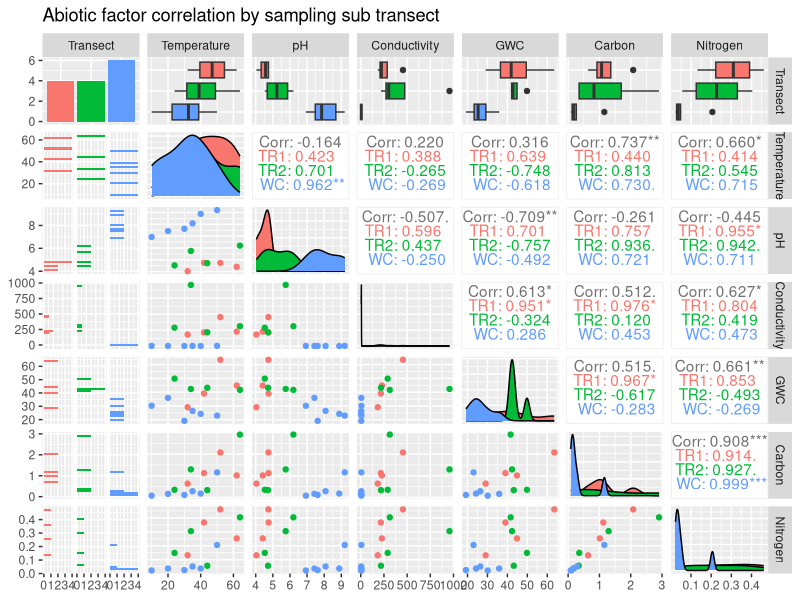
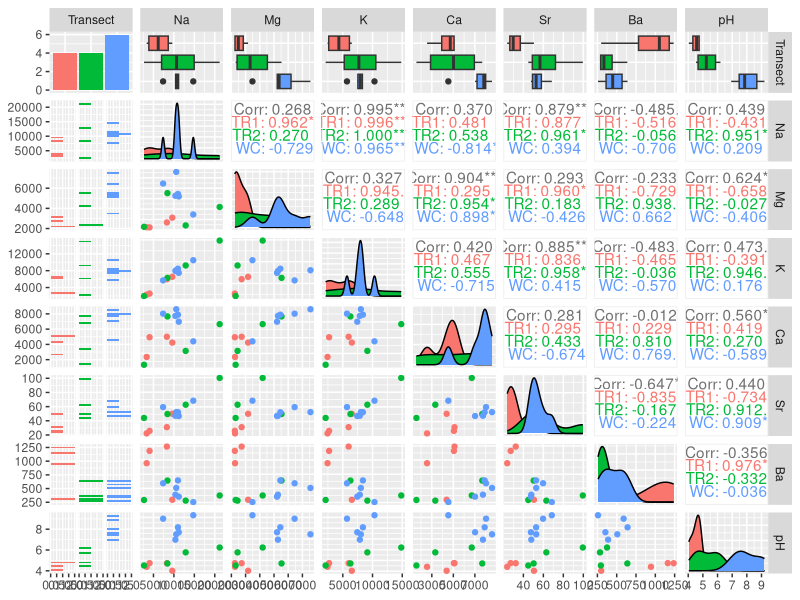
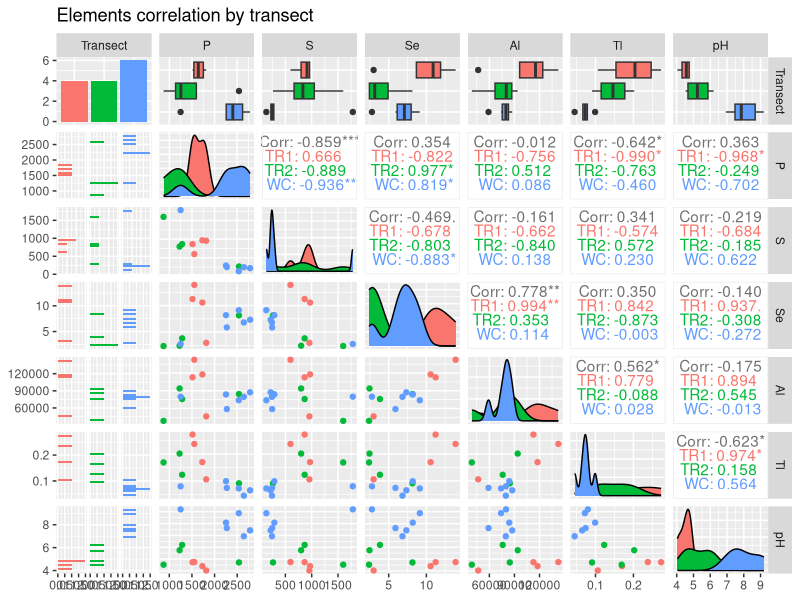
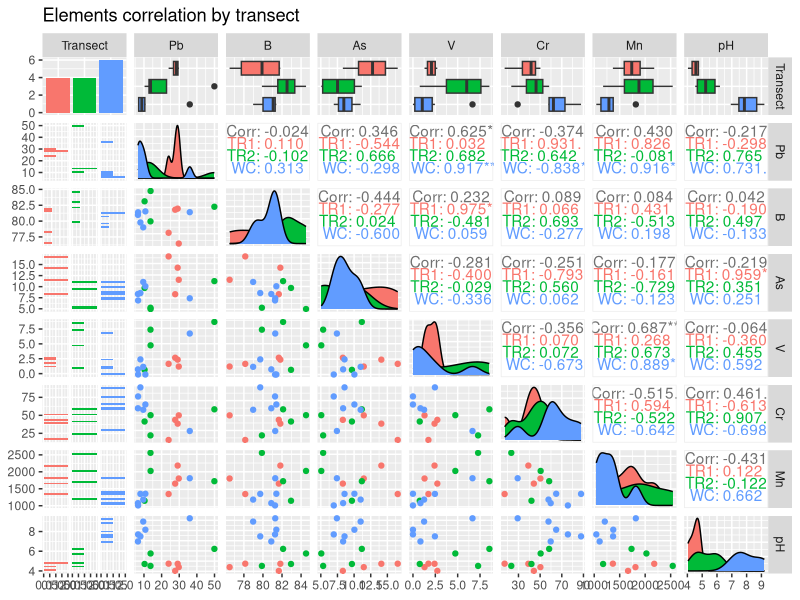
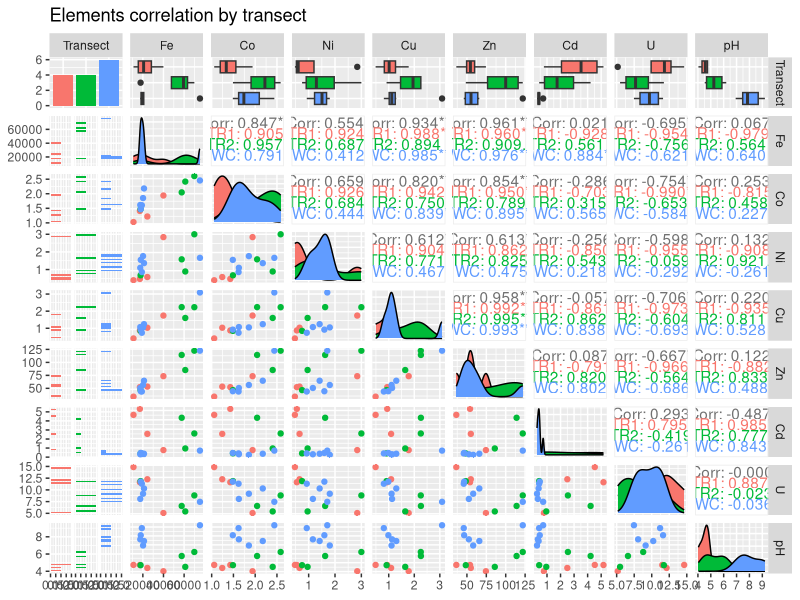
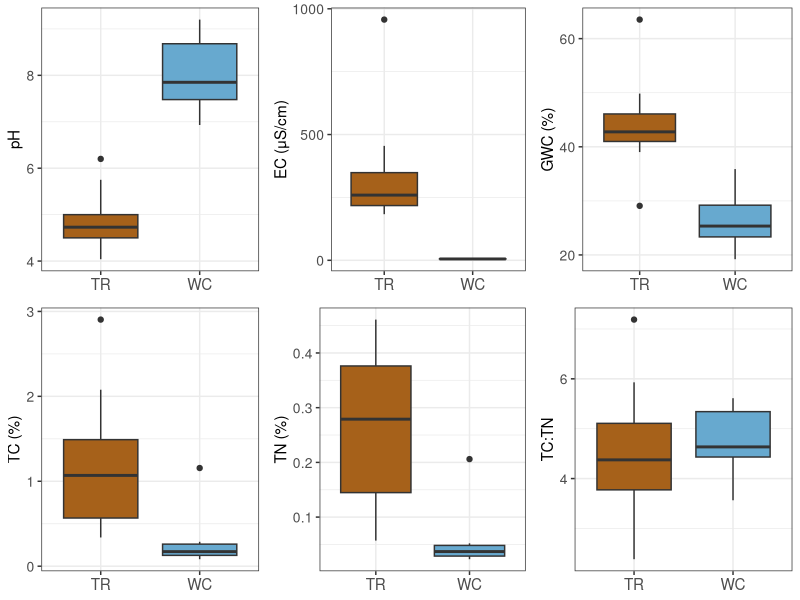
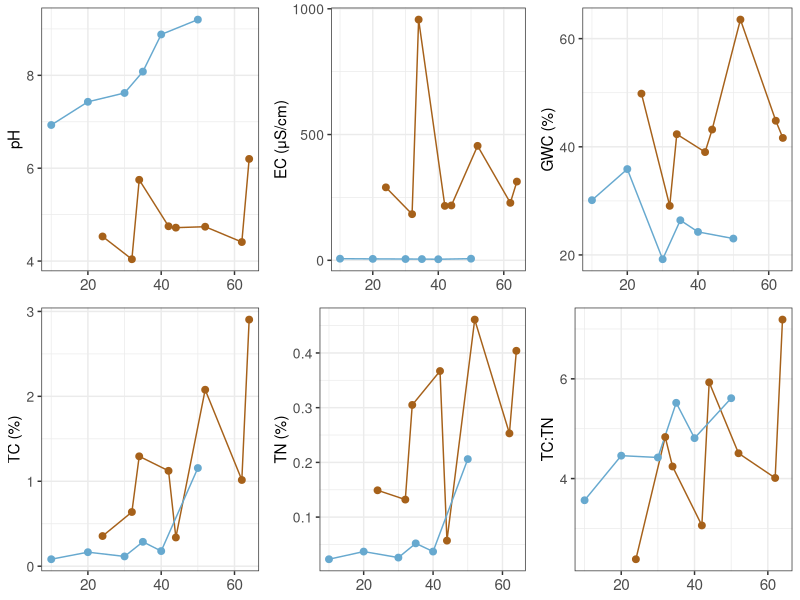
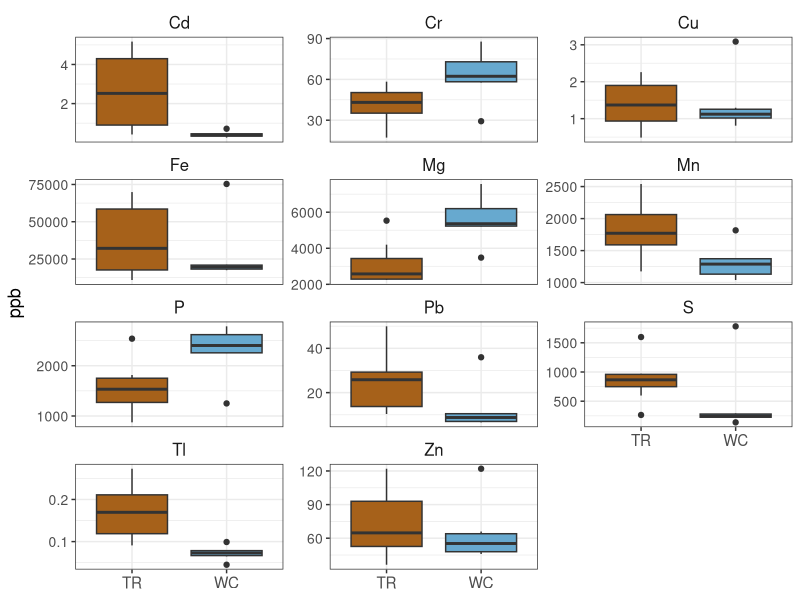

Source code (R) for these figures, in order:
## ---- chunk 1
knitr::opts_chunk$set(echo = TRUE,
                      message = FALSE, 
                      warning=FALSE,
                      fig.align = "left",
                      fig.width = 10,
                      fig.height = 6)
## ---- chunk 2

# Libraries
library("tidyverse")       # data wrangling and visualisation   
library("corrplot")        # graphical display of a correlation matrix
library("GGally")          # ggplot2 extension for plots - inspect several plots together
library("vegan")           # multivariate analysis
library("patchwork")       # arrange plots
library ("cowplot")        # set a theme
library("here")            # set the path to the folder 
library("viridis")          # for color palettes
library("ggpubr")         # for arranging plots

set.seed(57)
## ---- chunk 3
# Load the data
envdata <-  read.csv("Erebus_env_data.csv", header = TRUE, row.names = 1)

## ---- chunk 4
# Abiotic factors

# Create abiotic factors data table
abiotic <- envdata[,1:9]

# Inspect the data for correlations between factors - using GGally

abiotic %>% 
  select(Transect, Temperature, pH, Conductivity, GWC, Carbon, Nitrogen) %>%
  ggpairs(aes(color = Transect)) +
  ggtitle("Abiotic factor correlation by sampling sub transect")

# Do any of the elements show correlations with pH? Answer: not really, best is
# Mg, correlation of 0.6 with pH.

icp_el <- envdata[,1:33]

icp_el %>%
  select(Transect, Na, Mg, K, Ca, Sr, Ba, pH) %>%
  ggpairs(aes(color = Transect))

icp_el %>%
  select(Transect, P, S, Se, Al, Tl, pH) %>%
  ggpairs(aes(color = Transect)) +
  ggtitle("Elements correlation by transect")

icp_el %>%
  select(Transect, Pb, B, As, V, Cr, Mn, pH) %>%
  ggpairs(aes(color = Transect)) +
  ggtitle("Elements correlation by transect")

icp_el %>%
  select(Transect, Fe, Co, Ni, Cu, Zn, Cd, U, pH) %>%
  ggpairs(aes(color = Transect)) +
  ggtitle("Elements correlation by transect")

## ---- chunk 5
### stats for env parameters
abiotic <- abiotic %>% mutate(`C:N` = Carbon / Nitrogen)

t.test(pH~Site, data = abiotic)
t.test(Conductivity~Site, data = abiotic)
t.test(GWC~Site, data = abiotic)
t.test(Carbon~Site, data = abiotic)
t.test(Nitrogen~Site, data = abiotic)
t.test(`C:N`~Site, data = abiotic)

#pH, EC, GWC, TC, TN are all significant between TR and WC
## ---- chunk 6

### Analyse data by temperature in each site
### First make column with C:N
abiotic["Site"][abiotic["Site"] == "Tramway Ridge"] <- "TR"
abiotic["Site"][abiotic["Site"] == "Western Crater"] <- "WC"

temp_pH_avg <- ggplot(data = abiotic, aes(x = Site, y = pH,
                                          fill = Site)) +
  geom_boxplot() +
  ylab("pH") +
  theme_bw() +
  scale_fill_manual(values=c("#a6611a", "#67a9cf")) +
    scale_y_continuous(n.breaks = 4) +
  theme(
    axis.title.x = element_blank (),
    axis.text.x  = element_text(size=11),
    axis.title.y = element_text(size=11),
    axis.text.y  = element_text(size=10),
    strip.text = element_text(size=13),
    strip.background = element_blank(),
    legend.position="none")

temp_conductivity_avg <- ggplot(data = abiotic, aes(x = Site, y = Conductivity,
                                                    fill = Site)) +
  geom_boxplot() +
  scale_y_log10() +
  ylab("EC (μS/cm)") +
  theme_bw() +
  scale_fill_manual(values=c("#a6611a", "#67a9cf")) +
    scale_y_continuous(n.breaks = 4) +
  theme(
    axis.title.x = element_blank (),
    axis.text.x  = element_text(size=11),
    axis.title.y = element_text(size=11),
    axis.text.y  = element_text(size=10),
    strip.text = element_text(size=13),
    strip.background = element_blank(),
    legend.position="none")

temp_gwc_avg <- ggplot(data = abiotic, aes(x = Site, y = GWC,
                                           fill = Site)) +
  geom_boxplot() +
  ylab("GWC (%)") +
  scale_fill_manual(values=c("#a6611a", "#67a9cf")) +
    scale_y_continuous(n.breaks = 4) +
  theme_bw() +
  theme(
    axis.title.x = element_blank (),
    axis.text.x  = element_text(size=11),
    axis.title.y = element_text(size=11),
    axis.text.y  = element_text(size=10),
    strip.text = element_text(size=13),
    strip.background = element_blank(),
    legend.position = "none")

temp_carbon_avg <- ggplot(data = abiotic, aes(x = Site, y = Carbon,
                                              fill = Site)) +
  geom_boxplot() +
  ylab("TC (%)") +
  scale_fill_manual(values=c("#a6611a", "#67a9cf")) +
    scale_y_continuous(n.breaks = 4) +
  theme_bw() +
  theme(
    axis.title.x = element_blank (),
    axis.text.x  = element_text(size=11),
    axis.title.y = element_text(size=11),
    axis.text.y  = element_text(size=10),
    strip.text = element_text(size=13),
    strip.background = element_blank(),
    legend.position="none")

temp_nitrogen_avg <- ggplot(data = abiotic, aes(x = Site, y = Nitrogen,
                                                fill = Site)) +
  geom_boxplot() +
  ylab("TN (%)") +
  scale_fill_manual(values=c("#a6611a", "#67a9cf")) +
    scale_y_continuous(n.breaks = 4) +
  theme_bw() +
  theme(
    axis.title.x = element_blank(),
    axis.text.x  = element_text(size=11),
    axis.title.y = element_text(size=11),
    axis.text.y  = element_text(size=10),
    strip.text = element_text(size=13),
    strip.background = element_blank(),
    legend.position="none")

temp_cn_avg <- ggplot(data = abiotic, aes(x = Site, y = `C:N`,
                                          fill = Site)) +
  geom_boxplot() +
  ylab("TC:TN") +
  scale_fill_manual(values=c("#a6611a", "#67a9cf")) +
    scale_y_continuous(n.breaks = 4) +
  theme_bw() +
  theme(
    axis.title.x = element_blank (),
    axis.text.x  = element_text(size=11),
    axis.title.y = element_text(size=11),
    axis.text.y  = element_text(size=10),
    strip.text = element_text(size=13),
    strip.background = element_blank(),
    legend.position="none")

###
### within site variability
###

temp_pH <- ggplot(data = abiotic, aes(x = Temperature, y = pH)) +
  geom_line(aes(colour = Site)) +
  geom_point(aes(colour=Site), size=2) +
  ylab("pH") +
  theme_bw() +
  scale_colour_manual(values=c("#a6611a", "#67a9cf")) +
    scale_y_continuous(n.breaks = 4) +
  theme(
    axis.title.x = element_blank (),
    axis.text.x  = element_text(size=11),
    axis.title.y = element_text(size=11),
    axis.text.y  = element_text(size=10),
    strip.text = element_text(size=13),
    strip.background = element_blank(),
    legend.position="none")

temp_conductivity <- ggplot(data = abiotic, aes(x = Temperature, y = Conductivity)) +
  geom_line(aes(colour = Site)) +
  geom_point(aes(colour=Site), size=2) +
  scale_y_log10() +
  ylab("EC (μS/cm)") +
  theme_bw() +
  scale_colour_manual(values=c("#a6611a", "#67a9cf")) +
    scale_y_continuous(n.breaks = 4) +
  theme(
    axis.title.x = element_blank (),
    axis.text.x  = element_text(size=11),
    axis.title.y = element_text(size=11),
    axis.text.y  = element_text(size=10),
    strip.text = element_text(size=13),
    strip.background = element_blank(),
    legend.position="none")

temp_gwc <- ggplot(data = abiotic, aes(x = Temperature, y = GWC)) +
  geom_line(aes(colour = Site)) +
  geom_point(aes(colour=Site), size=2) +
  ylab("GWC (%)") +
  scale_colour_manual(values=c("#a6611a", "#67a9cf")) +
    scale_y_continuous(n.breaks = 4) +
  theme_bw() +
  theme(
    axis.title.x = element_blank (),
    axis.text.x  = element_text(size=11),
    axis.title.y = element_text(size=11),
    axis.text.y  = element_text(size=10),
    strip.text = element_text(size=13),
    strip.background = element_blank(),
    legend.position = "none")

temp_carbon <- ggplot(data = abiotic, aes(x = Temperature, y = Carbon)) +
  geom_line(aes(colour = Site)) +
  geom_point(aes(colour=Site), size=2) +
  ylab("TC (%)") +
  scale_colour_manual(values=c("#a6611a", "#67a9cf")) +
    scale_y_continuous(n.breaks = 4) +
  theme_bw() +
  theme(
    axis.title.x = element_blank (),
    axis.text.x  = element_text(size=11),
    axis.title.y = element_text(size=11),
    axis.text.y  = element_text(size=10),
    strip.text = element_text(size=13),
    strip.background = element_blank(),
    legend.position="none")

temp_nitrogen <- ggplot(data = abiotic, aes(x = Temperature, y = Nitrogen)) +
  geom_line(aes(colour = Site)) +
  geom_point(aes(colour=Site), size=2) +
  ylab("TN (%)") +
  scale_colour_manual(values=c("#a6611a", "#67a9cf")) +
    scale_y_continuous(n.breaks = 4) +
  theme_bw() +
  theme(
    axis.title.x = element_blank(),
    axis.text.x  = element_text(size=11),
    axis.title.y = element_text(size=11),
    axis.text.y  = element_text(size=10),
    strip.text = element_text(size=13),
    strip.background = element_blank(),
    legend.position="none")

temp_cn <- ggplot(data = abiotic, aes(x = Temperature, y = `C:N`)) +
  geom_line(aes(colour = Site)) +
  geom_point(aes(colour=Site), size=2) +
  ylab("TC:TN") +
  scale_colour_manual(values=c("#a6611a", "#67a9cf")) +
    scale_y_continuous(n.breaks = 4) +
  theme_bw() +
  theme(
    axis.title.x = element_blank (),
    axis.text.x  = element_text(size=11),
    axis.title.y = element_text(size=11),
    axis.text.y  = element_text(size=10),
    strip.text = element_text(size=13),
    strip.background = element_blank(),
    legend.position="none")

env_box <- ggarrange(temp_pH_avg, temp_conductivity_avg, temp_gwc_avg, 
          temp_carbon_avg, temp_nitrogen_avg, temp_cn_avg,
          ncol = 3,
          nrow = 2)
          
          
env_lines <- ggarrange(temp_pH, temp_conductivity, temp_gwc, 
          temp_carbon, temp_nitrogen, temp_cn,
          ncol = 3, nrow = 2)

env_box
env_lines

## ---- chunk 7
### Metals
# # Start by selecting the metals we saw that may be different between transects

t.test(Na~Site, data = envdata)
t.test(Mg~Site, data = envdata)
t.test(K~Site, data = envdata)
t.test(Ca~Site, data = envdata)
t.test(Sr~Site, data = envdata)
t.test(Ba~Site, data = envdata)
t.test(P~Site, data = envdata)
t.test(S~Site, data = envdata)
t.test(Se~Site, data = envdata)
t.test(Al~Site, data = envdata)
t.test(Tl~Site, data = envdata)
t.test(Pb~Site, data = envdata)
t.test(B~Site, data = envdata)
t.test(As~Site, data = envdata)
t.test(V~Site, data = envdata)
t.test(Cr~Site, data = envdata)
t.test(Mn~Site, data = envdata)
t.test(Fe~Site, data = envdata)
t.test(Co~Site, data = envdata)
t.test(Ni~Site, data = envdata)
t.test(Cu~Site, data = envdata)
t.test(Zn~Site, data = envdata)
t.test(Cd~Site, data = envdata)
t.test(U~Site, data = envdata)

#Mg, P, Tl, Cr, Mn, and Cd are all significant. S, Cu, Fe, Zn, and Pb have interesting temp patterns
## ---- chunk 8
#ICPMS plotting

metals3<- envdata %>%
  select(Site, Temperature, Mg, P, Tl, Cr, Mn, Cd, S, Cu, Fe, Zn, Pb) 

metals3["Site"][metals3["Site"] == "Tramway Ridge"] <- "TR"
metals3["Site"][metals3["Site"] == "Western Crater"] <- "WC"

metals3 <- metals3 %>%
  pivot_longer(!c(Site, Temperature), names_to ="Element", values_to = "values")

plot_metal3_box <- ggplot(metals3, aes(x = Site, y = values,
                                       fill = Site)) + 
  geom_boxplot() +
  facet_wrap(Element~., scales = "free_y", ncol = 3) +
  ylab("ppb") +
  #xlab("Temperature (\u00b0C)") +
  theme_bw() +
  scale_y_continuous(n.breaks = 4) +
  scale_fill_manual(values=c("#a6611a", "#67a9cf")) +
  theme(
    axis.title.x = element_blank(),
    axis.text.x = element_text(size=11),
    axis.title.y = element_text(size=13),
    axis.text.y  = element_text(size=10),
    strip.text = element_text(size=12),
    strip.background = element_blank(),
    legend.position = "none")

plot_metal3_lines <- ggplot(metals3, aes(x = Temperature, y = values)) + 
  geom_line(aes(color = Site)) +
  geom_point(aes(colour = Site), size=2) +
  facet_wrap(Element~., scales = "free_y", ncol = 3) +
  ylab("ppb") +
  #xlab("Temperature (\u00b0C)") +
  theme_bw() +
  scale_colour_manual(values=c("#a6611a", "#67a9cf")) +
  scale_y_continuous(n.breaks = 4) +
  theme(
    axis.title.x = element_blank(),
    axis.text.x = element_text(size=11),
    axis.title.y = element_text(size=13),
    axis.text.y  = element_text(size=10),
    strip.text = element_text(size=12),
    strip.background = element_blank(),
    legend.position = "none")

plot_metal3_box
plot_metal3_lines

## ---- chunk 9
all_geochem <- ggarrange(env_box, env_lines,
                         plot_metal3_box, plot_metal3_lines,
          labels = c("A","B","C","D"),
          ncol = 2,
          nrow = 2,
          heights = c(0.9, 1.5),
          common.legend = TRUE,
          legend = "bottom")

all_geochem

#ggsave("Figure 2A-D.png", all_geochem, width = 240, height = 160, units = "mm", dpi = 300)

#ggsave("Figure 2A-D.svg", all_geochem, width = 240, height = 160, units = "mm", dpi = 300)

## ---- chunk 10
### stats for env parameters
abiotic_tr <- abiotic %>% mutate(`C:N` = Carbon / Nitrogen) %>%
    filter(., Transect != "WC")

t.test(pH~Transect, data = abiotic_tr)
t.test(Conductivity~Transect, data = abiotic_tr)
t.test(GWC~Transect, data = abiotic_tr)
t.test(Carbon~Transect, data = abiotic_tr)
t.test(Nitrogen~Transect, data = abiotic_tr)
t.test(`C:N`~Transect, data = abiotic_tr)

#nothing is significant
## ---- chunk 11

### Analyse data by temperature in TR

temp_pH_avg_tr <- ggplot(data = abiotic_tr, aes(x = Transect, y = pH,
                                          fill = Transect)) +
  geom_boxplot() +
  ylab("pH") +
  theme_bw() +
  scale_fill_manual(values=c("#b2182b","#ef8a62")) +
    scale_y_continuous(n.breaks = 4) +
  theme(
    axis.title.x = element_blank (),
    axis.text.x  = element_text(size=11),
    axis.title.y = element_text(size=11),
    axis.text.y  = element_text(size=10),
    strip.text = element_text(size=13),
    strip.background = element_blank(),
    legend.position="none")

temp_conductivity_avg_tr <- ggplot(data = abiotic_tr, aes(x = Transect, y = Conductivity,
                                                    fill = Transect)) +
  geom_boxplot() +
  ylab("EC (μS/cm)") +
  theme_bw() +
  scale_fill_manual(values=c("#b2182b","#ef8a62")) +
      scale_y_continuous(n.breaks = 4) +
  theme(
    axis.title.x = element_blank (),
    axis.text.x  = element_text(size=11),
    axis.title.y = element_text(size=11),
    axis.text.y  = element_text(size=10),
    strip.text = element_text(size=13),
    strip.background = element_blank(),
    legend.position="none")

temp_gwc_avg_tr <- ggplot(data = abiotic_tr, aes(x = Transect, y = GWC,
                                           fill = Transect)) +
  geom_boxplot() +
  ylab("GWC (%)") +
  scale_fill_manual(values=c("#b2182b","#ef8a62")) +
    scale_y_continuous(n.breaks = 4) +
  theme_bw() +
  theme(
    axis.title.x = element_blank (),
    axis.text.x  = element_text(size=11),
    axis.title.y = element_text(size=11),
    axis.text.y  = element_text(size=10),
    strip.text = element_text(size=13),
    strip.background = element_blank(),
    legend.position = "none")

temp_carbon_avg_tr <- ggplot(data = abiotic_tr, aes(x = Transect, y = Carbon,
                                              fill = Transect)) +
  geom_boxplot() +
  ylab("TC (%)") +
  scale_fill_manual(values=c("#b2182b","#ef8a62")) +
    scale_y_continuous(n.breaks = 4) +
  theme_bw() +
  theme(
    axis.title.x = element_blank (),
    axis.text.x  = element_text(size=11),
    axis.title.y = element_text(size=11),
    axis.text.y  = element_text(size=10),
    strip.text = element_text(size=13),
    strip.background = element_blank(),
    legend.position="none")

temp_nitrogen_avg_tr <- ggplot(data = abiotic_tr, aes(x = Transect, y = Nitrogen,
                                                fill = Transect)) +
  geom_boxplot() +
  ylab("TN (%)") +
  scale_fill_manual(values=c("#b2182b","#ef8a62")) +
    scale_y_continuous(n.breaks = 4) +
  theme_bw() +
  theme(
    axis.title.x = element_blank(),
    axis.text.x  = element_text(size=11),
    axis.title.y = element_text(size=11),
    axis.text.y  = element_text(size=10),
    strip.text = element_text(size=13),
    strip.background = element_blank(),
    legend.position="none")

temp_cn_avg_tr <- ggplot(data = abiotic_tr, aes(x = Transect, y = `C:N`,
                                          fill = Transect)) +
  geom_boxplot() +
  ylab("TC:TN") +
  scale_fill_manual(values=c("#b2182b","#ef8a62")) +
    scale_y_continuous(n.breaks = 4) +
  theme_bw() +
  theme(
    axis.title.x = element_blank (),
    axis.text.x  = element_text(size=11),
    axis.title.y = element_text(size=11),
    axis.text.y  = element_text(size=10),
    strip.text = element_text(size=13),
    strip.background = element_blank(),
    legend.position="none")

###
### within site variability
###

temp_pH_tr <- ggplot(data = abiotic_tr, aes(x = Temperature, y = pH)) +
  geom_line(aes(colour = Transect)) +
  geom_point(aes(colour=Transect), size=2) +
  ylab("pH") +
  theme_bw() +
  scale_colour_manual(values=c("#b2182b","#ef8a62")) +
    scale_y_continuous(n.breaks = 4) +
  theme(
    axis.title.x = element_blank (),
    axis.text.x  = element_text(size=11),
    axis.title.y = element_text(size=11),
    axis.text.y  = element_text(size=10),
    strip.text = element_text(size=13),
    strip.background = element_blank(),
    legend.position="none")

temp_conductivity_tr <- ggplot(data = abiotic_tr, aes(x = Temperature, y = Conductivity)) +
  geom_line(aes(colour = Transect)) +
  geom_point(aes(colour=Transect), size=2) +
  ylab("EC (μS/cm)") +
  theme_bw() +
  scale_colour_manual(values=c("#b2182b","#ef8a62")) +
      scale_y_continuous(n.breaks = 4) +
  theme(
    axis.title.x = element_blank (),
    axis.text.x  = element_text(size=11),
    axis.title.y = element_text(size=11),
    axis.text.y  = element_text(size=10),
    strip.text = element_text(size=13),
    strip.background = element_blank(),
    legend.position="none")

temp_gwc_tr <- ggplot(data = abiotic_tr, aes(x = Temperature, y = GWC)) +
  geom_line(aes(colour = Transect)) +
  geom_point(aes(colour=Transect), size=2) +
  ylab("GWC (%)") +
  scale_colour_manual(values=c("#b2182b","#ef8a62")) +
    scale_y_continuous(n.breaks = 4) +
  theme_bw() +
  theme(
    axis.title.x = element_blank (),
    axis.text.x  = element_text(size=11),
    axis.title.y = element_text(size=11),
    axis.text.y  = element_text(size=10),
    strip.text = element_text(size=13),
    strip.background = element_blank(),
    legend.position = "none")

temp_carbon_tr <- ggplot(data = abiotic_tr, aes(x = Temperature, y = Carbon)) +
  geom_line(aes(colour = Transect)) +
  geom_point(aes(colour=Transect), size=2) +
  ylab("TC (%)") +
  scale_colour_manual(values=c("#b2182b","#ef8a62")) +
    scale_y_continuous(n.breaks = 4) +
  theme_bw() +
  theme(
    axis.title.x = element_blank (),
    axis.text.x  = element_text(size=11),
    axis.title.y = element_text(size=11),
    axis.text.y  = element_text(size=10),
    strip.text = element_text(size=13),
    strip.background = element_blank(),
    legend.position="none")

temp_nitrogen_tr <- ggplot(data = abiotic_tr, aes(x = Temperature, y = Nitrogen)) +
  geom_line(aes(colour = Transect)) +
  geom_point(aes(colour=Transect), size=2) +
  ylab("TN (%)") +
  scale_colour_manual(values=c("#b2182b","#ef8a62")) +
    scale_y_continuous(n.breaks = 4) +
  theme_bw() +
  theme(
    axis.title.x = element_blank(),
    axis.text.x  = element_text(size=11),
    axis.title.y = element_text(size=11),
    axis.text.y  = element_text(size=10),
    strip.text = element_text(size=13),
    strip.background = element_blank(),
    legend.position="none")

temp_cn_tr <- ggplot(data = abiotic_tr, aes(x = Temperature, y = `C:N`)) +
  geom_line(aes(colour = Transect)) +
  geom_point(aes(colour=Transect), size=2) +
  ylab("TC:TN") +
  scale_colour_manual(values=c("#b2182b","#ef8a62")) +
    scale_y_continuous(n.breaks = 4) +
  theme_bw() +
  theme(
    axis.title.x = element_blank (),
    axis.text.x  = element_text(size=11),
    axis.title.y = element_text(size=11),
    axis.text.y  = element_text(size=10),
    strip.text = element_text(size=13),
    strip.background = element_blank(),
    legend.position="none")

env_box_tr <- ggarrange(temp_pH_avg_tr, temp_conductivity_avg_tr, temp_gwc_avg_tr, 
          temp_carbon_avg_tr, temp_nitrogen_avg_tr, temp_cn_avg_tr,
          ncol = 3,
          nrow = 2)
          
          
env_lines_tr <- ggarrange(temp_pH_tr, temp_conductivity_tr, temp_gwc_tr, 
          temp_carbon_tr, temp_nitrogen_tr, temp_cn_tr,
          ncol = 3, nrow = 2)

env_box_tr
env_lines_tr

## ---- chunk 12
### Metals
# # Start by selecting the metals we saw that may be different between transects

envdata_tr <- envdata %>%
      filter(., Transect != "WC")

t.test(Na~Transect, data = envdata_tr)
t.test(Mg~Transect, data = envdata_tr)
t.test(K~Transect, data = envdata_tr)
t.test(Ca~Transect, data = envdata_tr)
t.test(Sr~Transect, data = envdata_tr)
t.test(Ba~Transect, data = envdata_tr)
t.test(P~Transect, data = envdata_tr)
t.test(S~Transect, data = envdata_tr)
t.test(Se~Transect, data = envdata_tr)
t.test(Al~Transect, data = envdata_tr)
t.test(Tl~Transect, data = envdata_tr)
t.test(Pb~Transect, data = envdata_tr)
t.test(B~Transect, data = envdata_tr)
t.test(As~Transect, data = envdata_tr)
t.test(V~Transect, data = envdata_tr)
t.test(Cr~Transect, data = envdata_tr)
t.test(Mn~Transect, data = envdata_tr)
t.test(Fe~Transect, data = envdata_tr)
t.test(Co~Transect, data = envdata_tr)
t.test(Ni~Transect, data = envdata_tr)
t.test(Cu~Transect, data = envdata_tr)
t.test(Zn~Transect, data = envdata_tr)
t.test(Cd~Transect, data = envdata_tr)
t.test(U~Transect, data = envdata_tr)

#none are significant
## ---- chunk 13
#ICPMS plotting

metals3_tr <- envdata %>%
  select(Transect, Temperature, Mg, P, Tl, Cr, Mn, Cd, S, Cu, Fe, Zn, Pb) %>%
  filter(., Transect != "WC")

metals3_tr <- metals3_tr %>%
  pivot_longer(!c(Transect, Temperature), names_to ="Element", values_to = "values")

plot_metal3_box_tr <- ggplot(metals3_tr, aes(x = Transect, y = values,
                                       fill = Transect)) + 
  geom_boxplot() +
  facet_wrap(Element~., scales = "free_y", ncol = 3) +
  ylab("ppb") +
  #xlab("Temperature (\u00b0C)") +
  theme_bw() +
  scale_y_continuous(n.breaks = 4) +
  scale_fill_manual(values=c("#b2182b","#ef8a62")) +
  theme(
    axis.title.x = element_blank(),
    axis.text.x = element_text(size=11),
    axis.title.y = element_text(size=13),
    axis.text.y  = element_text(size=10),
    strip.text = element_text(size=12),
    strip.background = element_blank(),
    legend.position = "none")

plot_metal3_lines_tr <- ggplot(metals3_tr, aes(x = Temperature, y = values)) + 
  geom_line(aes(color = Transect)) +
  geom_point(aes(colour = Transect), size=2) +
  facet_wrap(Element~., scales = "free_y", ncol = 3) +
  ylab("ppb") +
  #xlab("Temperature (\u00b0C)") +
  theme_bw() +
  scale_colour_manual(values=c("#b2182b","#ef8a62")) +
  scale_y_continuous(n.breaks = 4) +
  theme(
    axis.title.x = element_blank(),
    axis.text.x = element_text(size=11),
    axis.title.y = element_text(size=13),
    axis.text.y  = element_text(size=10),
    strip.text = element_text(size=12),
    strip.background = element_blank(),
    legend.position = "none")

plot_metal3_box_tr
plot_metal3_lines_tr

## ---- chunk 14
all_geochem_tr <- ggarrange(env_box_tr, env_lines_tr,
                         plot_metal3_box_tr, plot_metal3_lines_tr,
          labels = c("A","B","C","D"),
          ncol = 2,
          nrow = 2,
          heights = c(0.9, 1.5),
          common.legend = TRUE,
          legend = "bottom")

all_geochem_tr

#ggsave("Figure 3A-D.png", all_geochem_tr, width = 240, height = 160, units = "mm", dpi = 300)

#ggsave("Figure 3A-D.svg", all_geochem_tr, width = 240, height = 160, units = "mm", dpi = 300)

## ---- chunk 15
#PCoA of all env data
# Select numeric data to transform with z-score

envdata_scl <- as.matrix(envdata[,4:38])
envdata_scl<- scale(envdata_scl)

# Get the information about the sampling sites
envdata_map <- envdata[,1:3]

# Merge sampling sites file and transformed data
envdata.ord <- merge(envdata_map, envdata_scl, by = "row.names", all.x=TRUE)  %>%
  column_to_rownames("Row.names")

# Calculate euclidean distances
envdata.ord.dis <- vegdist(envdata_scl, method="euclidean", na.rm=TRUE)

# PCoA
pcoa.envdata.ord <- cmdscale(envdata.ord.dis, eig = T)

# Create a dataframe to plot the PCoA 
PCoA.envdata.ord <- data.frame(PCoA1 = pcoa.envdata.ord$points[,1], PCoA2 = pcoa.envdata.ord$points[,2])
PCoA.envdata.ord.df<- merge(PCoA.envdata.ord , envdata, by="row.names", sort = F) %>%
  column_to_rownames("Row.names")

# How much % of the variance is explained by the axes?
round(pcoa.envdata.ord$eig*100/sum(pcoa.envdata.ord$eig),1)

## ---- chunk 16
# PCoA - This is the env data without the ICPMS data

# Select numeric data to transform with z-score
abiotic_scl <- as.matrix(abiotic[,4:9])
abiotic_scl<- scale(abiotic_scl)

# Get the information about the sampling sites
abiotic_map <- abiotic[,1:3]

# Merge sampling sites file and transformed data
abiotic.ord <- merge(abiotic_map, abiotic_scl, by = "row.names", all.x=TRUE)  %>%
  column_to_rownames("Row.names")

# Calculate euclidean distances
abiotic.ord.dis <- vegdist(abiotic_scl, method="euclidean", na.rm=TRUE)

# PCoA
pcoa.abiotic.ord <- cmdscale(abiotic.ord.dis, eig = T)

# Create a dataframe to plot the PCoA 
PCoA.abiotic.ord <- data.frame(PCoA1 = pcoa.abiotic.ord$points[,1], PCoA2 = pcoa.abiotic.ord$points[,2])
PCoA.abiotic.ord.df<- merge(PCoA.abiotic.ord , abiotic, by="row.names", sort = F) %>%
  column_to_rownames("Row.names")

# How much % of the variance is explained by the axes?
round(pcoa.abiotic.ord$eig*100/sum(pcoa.abiotic.ord$eig),1)
## ---- chunk 17
# Plot PCoA

pcoa.envdata<- ggplot(data = PCoA.envdata.ord.df, aes(x = PCoA1, y = PCoA2,
                                       color = pH, shape = Transect)) + 
  geom_point(size = 5) +
  #geom_text(label = rownames(PCoA.envdata.ord.df),
        #    nudge_x = 0.25, nudge_y = 0.25, 
         #   check_overlap = T) +
  labs(y="PCoA2 (29.5%)", x="PCoA1 (39.8%)") +
  scale_color_viridis("pH", direction = -1) +
  theme_bw() +
  theme(
    axis.title.x = element_text(size=16),
    axis.text.x  = element_text(size=16),
    axis.title.y = element_text(size=16),
    axis.text.y  = element_text(size=16),
    strip.text = element_text(size=16),
    strip.background = element_blank(),
    legend.text = element_text(size=14),
    legend.title = element_text(size=14))

pcoa.abiotic<- ggplot(data = PCoA.abiotic.ord.df, aes(x = PCoA1, y = PCoA2,
                                       color = pH, shape = Transect)) + 
  geom_point(size = 5) +
  #geom_text(label = rownames(PCoA.abiotic.ord.df),
   #         nudge_x = 0.2, nudge_y = 0.2, 
    #        check_overlap = T) +
  scale_color_viridis("pH", direction = -1) +
  theme_bw() +
  theme(
    axis.title.x = element_text(size=16),
    axis.text.x  = element_text(size=16),
    axis.title.y = element_text(size=16),
    axis.text.y  = element_text(size=16),
    strip.text = element_text(size=16),
    strip.background = element_blank(),
    legend.text = element_text(size=14),
    legend.title = element_text(size=14)) +
  labs(y="PCoA2 (20.6%)", x="PCoA1 (61.3%)")

# Without ICPMS data, more of the variation is explained

###Final Pcoa plot of abiotic data 
pcoa_both <- ggarrange(pcoa.envdata, pcoa.abiotic, 
                       labels=c("A","B"),
          ncol = 2, nrow = 1)
pcoa_both

#ggsave("Figure S2A-B.png", pcoa_both, width = 240, height = 90, units = "mm", dpi = 300)

#ggsave("Figure S2A-B.svg", pcoa_both, width = 240, height = 90, units = "mm", dpi = 300)

## ---- chunk 18
# how much variation in env data is explained when metals are normalized by Al?

envdata2 <- envdata %>% mutate(`C:N` = Carbon / Nitrogen)

normmetals_pcoa<- envdata2 %>% mutate(Sample2 = Sample) %>%
  select(Sample2,Sample,Site,Transect,Temperature,pH,Conductivity,`C:N`,GWC,Na, Mg, K, Ca, Sr, 
         Ba, P, S, Se, Al, Tl, Pb, 
         B, As, V, Cr, Mn, Fe, Co, Ni, Cu, Zn, Cd, U) %>% 
  pivot_longer(!c(Sample2,Sample,Site,Transect,Temperature,pH,Conductivity,`C:N`,GWC,Al), 
               names_to ="Element", values_to = "values") %>%
  mutate(norm = values / Al) %>%
  select(Sample2,Sample,Site,Transect,Temperature,pH,Conductivity,`C:N`,GWC,
         Element, norm) %>% 
  pivot_wider(names_from = "Element", values_from = "norm") %>%
  column_to_rownames("Sample2")

# Select numeric data to transform with z-score
envdata_norm <- as.matrix(normmetals_pcoa[,4:31])
envdata_norm<- scale(envdata_norm)

# Get the information about the sampling sites
envdata_map <- envdata[,1:3]

# Merge sampling sites file and transformed data
envdata_norm.ord <- merge(envdata_map, envdata_norm, by = "row.names", all.x=TRUE)  %>%
  column_to_rownames("Row.names")

# Calculate euclidean distances
envdata_norm.ord.dis <- vegdist(envdata_norm, method="euclidean", na.rm=TRUE)

# PCoA
pcoa.envdata_norm.ord <- cmdscale(envdata_norm.ord.dis, eig = T)

# Create a dataframe to plot the PCoA 
PCoA.envdata_norm.ord <- data.frame(PCoA1 = pcoa.envdata_norm.ord$points[,1], PCoA2 = pcoa.envdata_norm.ord$points[,2])
PCoA.envdata_norm.ord.df<- merge(PCoA.envdata_norm.ord , normmetals_pcoa, by="row.names", sort = F) %>%
  column_to_rownames("Row.names")

# How much % of the variance is explained by the axes?
round(pcoa.envdata_norm.ord$eig*100/sum(pcoa.envdata_norm.ord$eig),1)

## ---- chunk 19
# Compare ordination of data either with ICPMS, without ICPMS, or with metals normalized by Al

pcoa.normmet<- ggplot(data = PCoA.envdata_norm.ord.df, aes(x = PCoA1, y = PCoA2,
                                       color = pH, shape = Transect)) + 
  geom_point(size = 3) +
  geom_text(label = rownames(PCoA.envdata_norm.ord.df),
            nudge_x = 0.25, nudge_y = 0.25, 
            check_overlap = T) +
  labs(y="PCoA2 (27.8%)", x="PCoA1 (37.5%)") +
  ggtitle("PCoA of Environmental data (metals normalized)")

pcoa.envdata + pcoa.abiotic + pcoa.normmet


## ---- chunk 20
# try plotting elements normalized by Al

normmetals<- envdata %>%
  select(Sample,Transect,Temperature,Na, Mg, K, Ca, Sr, Ba, P, S, Se, Al, Tl, Pb, 
         B, As, V, Cr, Mn, Fe, Co, Ni, Cu, Zn, Cd, U) %>% 
  pivot_longer(!c(Sample, Temperature,Transect, Al), names_to ="Element", values_to = "values") %>%
  mutate(norm = values / Al) %>%
  select(Sample, Transect, Temperature, Element, norm) %>% 
  pivot_wider(names_from = "Element", values_from = "norm") %>%
  column_to_rownames("Sample") %>%
  pivot_longer(!c(Transect, Temperature), names_to ="Element", values_to = "values")


plot_elements_norm <- ggplot(normmetals, aes(x = Temperature, y = values)) + 
  geom_line(aes(color = Transect)) +
  geom_point(aes(colour = Site, size=4)) +
  facet_wrap(Element~., scales = "free_y", ncol = 3) +
  ylab("ppb") +
  xlab("Temperature (ºC)") +
  theme_bw() +
  scale_colour_manual(values=c("#a6611a", "#67a9cf")) +
  theme(
    axis.title.x = element_text(size=16),
    axis.text.x = element_text(size=10, angle=45, hjust=1),
    axis.title.y = element_text(size=16),
    axis.text.y  = element_text(size=12),
    strip.text = element_text(size=14),
    strip.background = element_blank(),
    legend.title = element_text(size=16),
    legend.text = element_text(size=16))+
  guides(size = "none")
